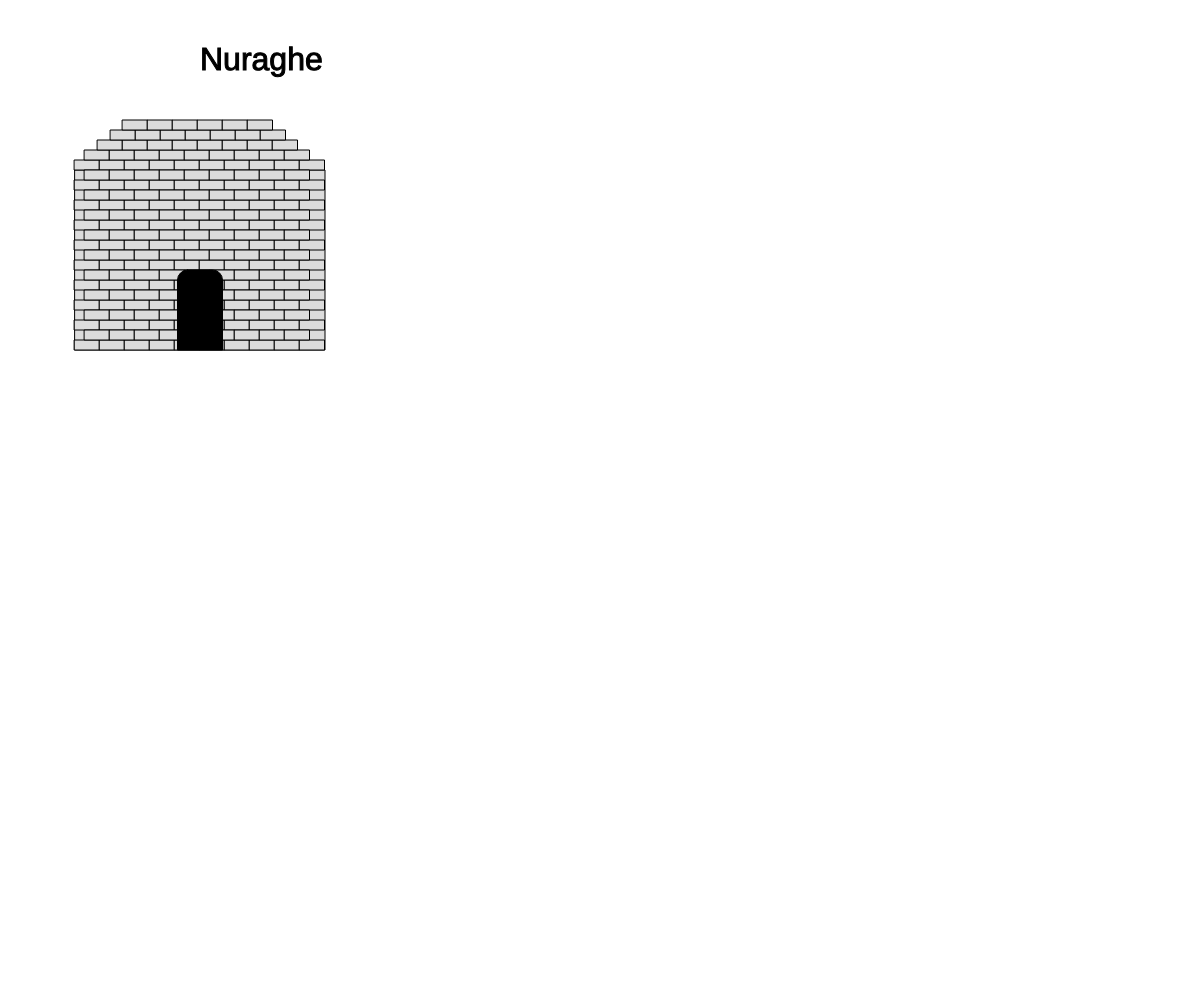
Frame 1 (no input)
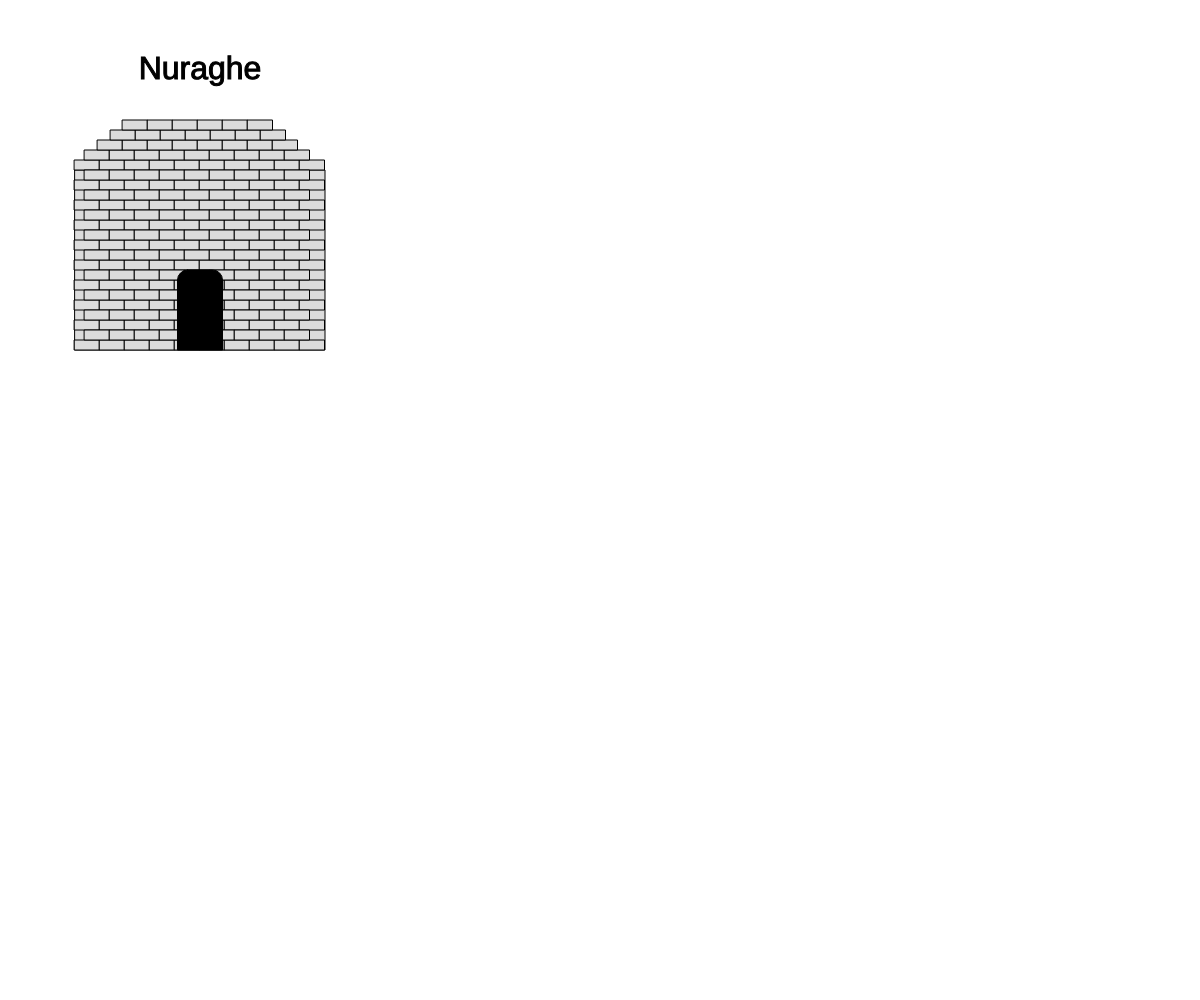
Frame 60 (no input)
Frame 120 (the mouse pressed at the canvas centre since frame 60): identical to frame 60, image omitted

The p5.js sketch that drew these frames (run headless with seeded random() and noise() and a simulated clock; from frame 60 on, the mouse is pressed at the canvas centre):

// p5.js sketch
// ── sketch.js
  function setup() {
    createCanvas(windowWidth, windowHeight);
    rectMode(CENTER);
  }

    function draw() {
      
      background(256);
      
      stroke(1)
      
      textSize(32);
      text('Nuraghe', 200, 70);
      textAlign(CENTER, CENTER);
      
      //structure
      
      fill(220)
      rect(200, 260, 250, 180); 
      
      //row1
      
      for (let l = 0; l < 10; l++)
      {
      for (let i = 0; i < 10; i++)
      {
        rect(87 + i*25 , 345 - l*20 , 25, 10)
      }
      }
      
      //row2
      
      for (let l = 0; l < 10; l++)
      {
      for (let i = 0; i < 9; i++)
      {
        rect(97 + i*25 , 335 - l*20 , 25, 10)
      }
      }
      
     
      for (let i = 0; i < 8; i++)
      {
        rect(110 +i*25, 145, 25, 10)
      }
      
      for (let i = 0; i < 7; i++)
      {
        rect(123 +i*25, 135, 25, 10)
      }
      
      for (let i = 0; i < 6; i++)
      {
        rect(135 +i*25, 125, 25, 10)
      }
      
      
      
      fill(0);
      rect(200, 310, 45, 80, 10, 10, 0, 0);
      
    }
  
  
  
  
